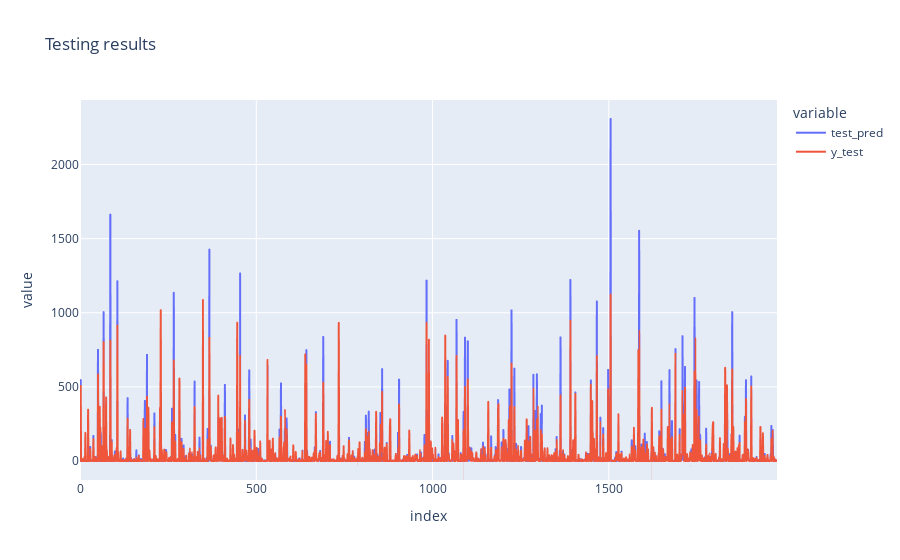

Notebook cell for this chart:
### Code cell
test_result = \
pd.DataFrame({'test_pred_norm': list(lsvr_train_opt.predict(X_test)), 
              'y_test_norm': list(y_test.reshape([y_test.shape[0],])),
              'test_pred': list((np.e**lsvr_train_opt.predict(X_test) - 1).round()),
              'y_test': list(np.e**y_test.reshape([y_test.shape[0],]) - 1)
             }).reset_index()
px.line(test_result, x = "index", y = ["test_pred", 'y_test'],
        title = "Testing results").show()

### Figure 1 — Plotly figure (JSON) as saved in the notebook; plotly's stock layout.template omitted (floating-point values rounded to 4 significant figures; data arrays with more than 128 entries replaced by an {"elided": "..."} marker saying what was removed)
{"data": [{"hovertemplate": "variable=test_pred<br>index=%{x}<br>value=%{y}<extra></extra>", "legendgroup": "test_pred", "line": {"color": "#636efa", "dash": "solid"}, "marker": {"symbol": "circle"}, "mode": "lines", "name": "test_pred", "showlegend": true, "type": "scattergl", "x": {"elided": "1978 int values"}, "xaxis": "x", "y": {"elided": "1978 int values"}, "yaxis": "y"}, {"hovertemplate": "variable=y_test<br>index=%{x}<br>value=%{y}<extra></extra>", "legendgroup": "y_test", "line": {"color": "#EF553B", "dash": "solid"}, "marker": {"symbol": "circle"}, "mode": "lines", "name": "y_test", "showlegend": true, "type": "scattergl", "x": {"elided": "1978 int values"}, "xaxis": "x", "y": {"elided": "1978 float values"}, "yaxis": "y"}], "layout": {"legend": {"title": {"text": "variable"}, "tracegroupgap": 0}, "title": {"text": "Testing results"}, "xaxis": {"anchor": "y", "domain": [0, 1], "title": {"text": "index"}}, "yaxis": {"anchor": "x", "domain": [0, 1], "title": {"text": "value"}}}}
